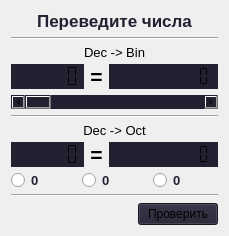
      <widget class="QWidget" name="page_3">
       <layout class="QGridLayout" name="gridLayout_4">
        <item row="6" column="0">
         <widget class="Line" name="line_7">
          <property name="orientation">
           <enum>Qt::Orientation::Horizontal</enum>
          </property>
         </widget>
        </item>
        <item row="5" column="0">
         <layout class="QGridLayout" name="gridLayout_8">
          <item row="0" column="0">
           <widget class="QLabel" name="decOctLabel">
            <property name="maximumSize">
             <size>
              <width>16777215</width>
              <height>12</height>
             </size>
            </property>
            <property name="font">
             <font>
              <pointsize>10</pointsize>
             </font>
            </property>
            <property name="text">
             <string>Dec -&gt; Oct</string>
            </property>
            <property name="alignment">
             <set>Qt::AlignmentFlag::AlignCenter</set>
            </property>
           </widget>
          </item>
          <item row="1" column="0">
           <layout class="QHBoxLayout" name="horizontalLayout">
            <item>
             <widget class="QLCDNumber" name="decLcd2">
              <property name="sizePolicy">
               <sizepolicy hsizetype="MinimumExpanding" vsizetype="Fixed">
                <horstretch>0</horstretch>
                <verstretch>0</verstretch>
               </sizepolicy>
              </property>
              <property name="maximumSize">
               <size>
                <width>100</width>
                <height>30</height>
               </size>
              </property>
              <property name="styleSheet">
               <string notr="true">background-color: rgb(36, 31, 49)</string>
              </property>
              <property name="frameShadow">
               <enum>QFrame::Shadow::Plain</enum>
              </property>
              <property name="lineWidth">
               <number>0</number>
              </property>
              <property name="digitCount">
               <number>6</number>
              </property>
              <property name="segmentStyle">
               <enum>QLCDNumber::SegmentStyle::Flat</enum>
              </property>
              <property name="value" stdset="0">
               <double>0.000000000000000</double>
              </property>
              <property name="intValue" stdset="0">
               <number>0</number>
              </property>
             </widget>
            </item>
            <item>
             <widget class="QLabel" name="equalLabel2">
              <property name="sizePolicy">
               <sizepolicy hsizetype="Maximum" vsizetype="Fixed">
                <horstretch>0</horstretch>
                <verstretch>0</verstretch>
               </sizepolicy>
              </property>
              <property name="font">
               <font>
                <pointsize>16</pointsize>
                <bold>true</bold>
               </font>
              </property>
              <property name="text">
               <string>=</string>
              </property>
              <property name="alignment">
               <set>Qt::AlignmentFlag::AlignCenter</set>
              </property>
             </widget>
            </item>
            <item>
             <widget class="QLCDNumber" name="octLcd">
              <property name="sizePolicy">
               <sizepolicy hsizetype="MinimumExpanding" vsizetype="Fixed">
                <horstretch>0</horstretch>
                <verstretch>0</verstretch>
               </sizepolicy>
              </property>
              <property name="maximumSize">
               <size>
                <width>150</width>
                <height>30</height>
               </size>
              </property>
              <property name="styleSheet">
               <string notr="true">background-color: rgb(36, 31, 49)</string>
              </property>
              <property name="frameShape">
               <enum>QFrame::Shape::Box</enum>
              </property>
              <property name="frameShadow">
               <enum>QFrame::Shadow::Plain</enum>
              </property>
              <property name="lineWidth">
               <number>0</number>
              </property>
              <property name="smallDecimalPoint">
               <bool>false</bool>
              </property>
              <property name="digitCount">
               <number>10</number>
              </property>
              <property name="mode">
               <enum>QLCDNumber::Mode::Oct</enum>
              </property>
              <property name="segmentStyle">
               <enum>QLCDNumber::SegmentStyle::Flat</enum>
              </property>
              <property name="value" stdset="0">
               <double>0.000000000000000</double>
              </property>
              <property name="intValue" stdset="0">
               <number>0</number>
              </property>
             </widget>
            </item>
           </layout>
          </item>
          <item row="2" column="0">
           <layout class="QHBoxLayout" name="horizontalLayout_9">
            <item>
             <widget class="QRadioButton" name="radioButton">
              <property name="sizePolicy">
               <sizepolicy hsizetype="MinimumExpanding" vsizetype="Fixed">
                <horstretch>0</horstretch>
                <verstretch>0</verstretch>
               </sizepolicy>
              </property>
              <property name="maximumSize">
               <size>
                <width>16777215</width>
                <height>15</height>
               </size>
              </property>
              <property name="font">
               <font>
                <pointsize>10</pointsize>
                <bold>true</bold>
               </font>
              </property>
              <property name="styleSheet">
               <string notr="true">color: rgb(36, 31, 49)</string>
              </property>
              <property name="text">
               <string>0</string>
              </property>
             </widget>
            </item>
            <item>
             <widget class="QRadioButton" name="radioButton_2">
              <property name="sizePolicy">
               <sizepolicy hsizetype="MinimumExpanding" vsizetype="Fixed">
                <horstretch>0</horstretch>
                <verstretch>0</verstretch>
               </sizepolicy>
              </property>
              <property name="maximumSize">
               <size>
                <width>16777215</width>
                <height>15</height>
               </size>
              </property>
              <property name="font">
               <font>
                <pointsize>10</pointsize>
                <bold>true</bold>
               </font>
              </property>
              <property name="styleSheet">
               <string notr="true">color: rgb(36, 31, 49)</string>
              </property>
              <property name="text">
               <string>0</string>
              </property>
             </widget>
            </item>
            <item>
             <widget class="QRadioButton" name="radioButton_3">
              <property name="sizePolicy">
               <sizepolicy hsizetype="MinimumExpanding" vsizetype="Fixed">
                <horstretch>0</horstretch>
                <verstretch>0</verstretch>
               </sizepolicy>
              </property>
              <property name="maximumSize">
               <size>
                <width>16777215</width>
                <height>15</height>
               </size>
              </property>
              <property name="font">
               <font>
                <pointsize>10</pointsize>
                <bold>true</bold>
               </font>
              </property>
              <property name="styleSheet">
               <string notr="true">color: rgb(36, 31, 49)</string>
              </property>
              <property name="text">
               <string>0</string>
              </property>
              <property name="iconSize">
               <size>
                <width>16</width>
                <height>16</height>
               </size>
              </property>
              <property name="checkable">
               <bool>true</bool>
              </property>
              <property name="checked">
               <bool>false</bool>
              </property>
              <property name="autoRepeat">
               <bool>false</bool>
              </property>
             </widget>
            </item>
           </layout>
          </item>
         </layout>
        </item>
        <item row="4" column="0">
         <widget class="Line" name="line_4">
          <property name="orientation">
           <enum>Qt::Orientation::Horizontal</enum>
          </property>
         </widget>
        </item>
        <item row="1" column="0">
         <widget class="QLabel" name="numTaskLabel">
          <property name="sizePolicy">
           <sizepolicy hsizetype="Preferred" vsizetype="Fixed">
            <horstretch>0</horstretch>
            <verstretch>0</verstretch>
           </sizepolicy>
          </property>
          <property name="font">
           <font>
            <pointsize>13</pointsize>
            <bold>true</bold>
           </font>
          </property>
          <property name="styleSheet">
           <string notr="true">color: rgb(36, 31, 49)</string>
          </property>
          <property name="text">
           <string>Переведите числа</string>
          </property>
          <property name="alignment">
           <set>Qt::AlignmentFlag::AlignCenter</set>
          </property>
         </widget>
        </item>
        <item row="3" column="0">
         <layout class="QGridLayout" name="gridLayout_6">
          <item row="2" column="0">
           <widget class="QScrollBar" name="decScrollBar">
            <property name="sizePolicy">
             <sizepolicy hsizetype="MinimumExpanding" vsizetype="Fixed">
              <horstretch>0</horstretch>
              <verstretch>0</verstretch>
             </sizepolicy>
            </property>
            <property name="font">
             <font>
              <pointsize>11</pointsize>
             </font>
            </property>
            <property name="mouseTracking">
             <bool>false</bool>
            </property>
            <property name="autoFillBackground">
             <bool>false</bool>
            </property>
            <property name="styleSheet">
             <string notr="true">background-color: rgb(36, 31, 49)</string>
            </property>
            <property name="maximum">
             <number>1023</number>
            </property>
            <property name="pageStep">
             <number>1</number>
            </property>
            <property name="tracking">
             <bool>true</bool>
            </property>
            <property name="orientation">
             <enum>Qt::Orientation::Horizontal</enum>
            </property>
            <property name="invertedAppearance">
             <bool>false</bool>
            </property>
            <property name="invertedControls">
             <bool>true</bool>
            </property>
           </widget>
          </item>
          <item row="1" column="0">
           <layout class="QHBoxLayout" name="horizontalLayout_4">
            <item>
             <widget class="QLCDNumber" name="decLcd1">
              <property name="sizePolicy">
               <sizepolicy hsizetype="MinimumExpanding" vsizetype="Fixed">
                <horstretch>0</horstretch>
                <verstretch>0</verstretch>
               </sizepolicy>
              </property>
              <property name="maximumSize">
               <size>
                <width>100</width>
                <height>30</height>
               </size>
              </property>
              <property name="font">
               <font>
                <bold>false</bold>
               </font>
              </property>
              <property name="styleSheet">
               <string notr="true">background-color: rgb(36, 31, 49)</string>
              </property>
              <property name="frameShadow">
               <enum>QFrame::Shadow::Plain</enum>
              </property>
              <property name="lineWidth">
               <number>0</number>
              </property>
              <property name="digitCount">
               <number>6</number>
              </property>
              <property name="segmentStyle">
               <enum>QLCDNumber::SegmentStyle::Flat</enum>
              </property>
              <property name="value" stdset="0">
               <double>0.000000000000000</double>
              </property>
              <property name="intValue" stdset="0">
               <number>0</number>
              </property>
             </widget>
            </item>
            <item>
             <widget class="QLabel" name="equalLabel1">
              <property name="sizePolicy">
               <sizepolicy hsizetype="Maximum" vsizetype="Fixed">
                <horstretch>0</horstretch>
                <verstretch>0</verstretch>
               </sizepolicy>
              </property>
              <property name="font">
               <font>
                <pointsize>16</pointsize>
                <bold>true</bold>
               </font>
              </property>
              <property name="text">
               <string>=</string>
              </property>
              <property name="alignment">
               <set>Qt::AlignmentFlag::AlignCenter</set>
              </property>
             </widget>
            </item>
            <item>
             <widget class="QLCDNumber" name="binLcd">
              <property name="sizePolicy">
               <sizepolicy hsizetype="MinimumExpanding" vsizetype="Fixed">
                <horstretch>0</horstretch>
                <verstretch>0</verstretch>
               </sizepolicy>
              </property>
              <property name="maximumSize">
               <size>
                <width>150</width>
                <height>30</height>
               </size>
              </property>
              <property name="styleSheet">
               <string notr="true">background-color: rgb(36, 31, 49)</string>
              </property>
              <property name="frameShape">
               <enum>QFrame::Shape::Box</enum>
              </property>
              <property name="frameShadow">
               <enum>QFrame::Shadow::Plain</enum>
              </property>
              <property name="lineWidth">
               <number>0</number>
              </property>
              <property name="smallDecimalPoint">
               <bool>false</bool>
              </property>
              <property name="digitCount">
               <number>10</number>
              </property>
              <property name="mode">
               <enum>QLCDNumber::Mode::Bin</enum>
              </property>
              <property name="segmentStyle">
               <enum>QLCDNumber::SegmentStyle::Flat</enum>
              </property>
              <property name="value" stdset="0">
               <double>0.000000000000000</double>
              </property>
              <property name="intValue" stdset="0">
               <number>0</number>
              </property>
             </widget>
            </item>
           </layout>
          </item>
          <item row="0" column="0">
           <widget class="QLabel" name="decBinLabel">
            <property name="maximumSize">
             <size>
              <width>16777215</width>
              <height>12</height>
             </size>
            </property>
            <property name="font">
             <font>
              <pointsize>10</pointsize>
              <bold>false</bold>
             </font>
            </property>
            <property name="text">
             <string>Dec -&gt; Bin</string>
            </property>
            <property name="alignment">
             <set>Qt::AlignmentFlag::AlignCenter</set>
            </property>
           </widget>
          </item>
         </layout>
        </item>
        <item row="2" column="0">
         <widget class="Line" name="line_5">
          <property name="orientation">
           <enum>Qt::Orientation::Horizontal</enum>
          </property>
         </widget>
        </item>
        <item row="7" column="0">
         <layout class="QHBoxLayout" name="horizontalLayout_8">
          <property name="spacing">
           <number>6</number>
          </property>
          <property name="sizeConstraint">
           <enum>QLayout::SizeConstraint::SetDefaultConstraint</enum>
          </property>
          <item>
           <spacer name="horizontalSpacer_3">
            <property name="orientation">
             <enum>Qt::Orientation::Horizontal</enum>
            </property>
            <property name="sizeType">
             <enum>QSizePolicy::Policy::MinimumExpanding</enum>
            </property>
            <property name="sizeHint" stdset="0">
             <size>
              <width>40</width>
              <height>20</height>
             </size>
            </property>
           </spacer>
          </item>
          <item>
           <widget class="QPushButton" name="numButton">
            <property name="sizePolicy">
             <sizepolicy hsizetype="Fixed" vsizetype="Fixed">
              <horstretch>0</horstretch>
              <verstretch>0</verstretch>
             </sizepolicy>
            </property>
            <property name="maximumSize">
             <size>
              <width>16777215</width>
              <height>25</height>
             </size>
            </property>
            <property name="layoutDirection">
             <enum>Qt::LayoutDirection::LeftToRight</enum>
            </property>
            <property name="styleSheet">
             <string notr="true">background-color: rgb(36, 31, 49)</string>
            </property>
            <property name="text">
             <string>Проверить</string>
            </property>
            <property name="checkable">
             <bool>false</bool>
            </property>
            <property name="checked">
             <bool>false</bool>
            </property>
            <property name="autoDefault">
             <bool>false</bool>
            </property>
            <property name="default">
             <bool>false</bool>
            </property>
            <property name="flat">
             <bool>false</bool>
            </property>
           </widget>
          </item>
         </layout>
        </item>
       </layout>
      </widget>
